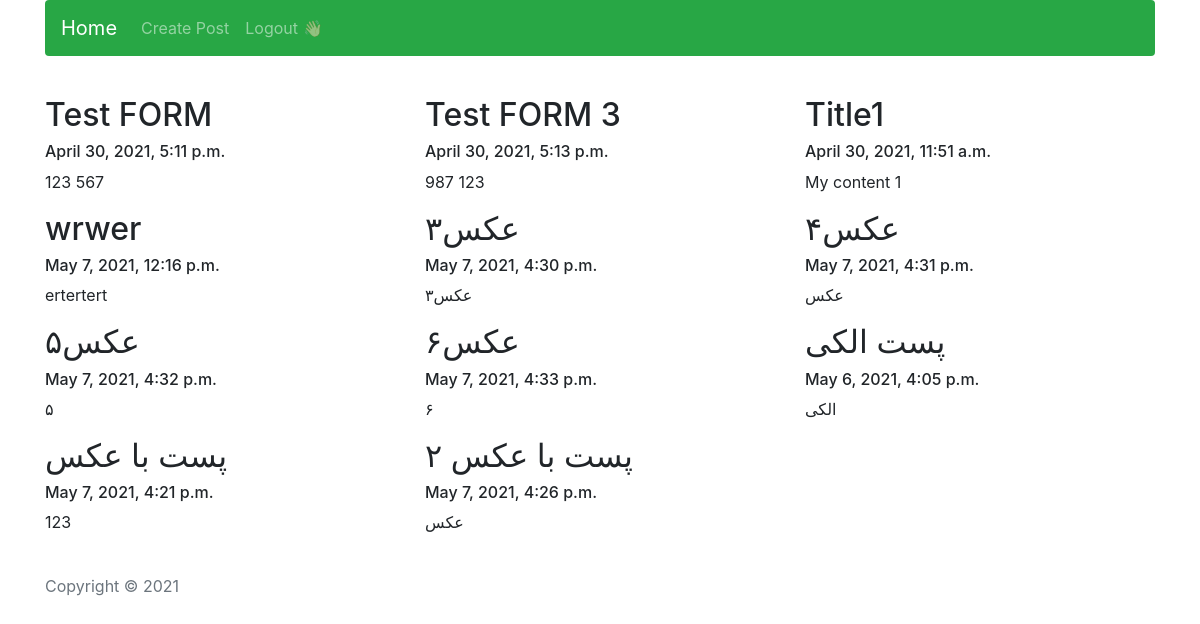
The page /blog/all/ (signed in) on the database its author committed.
### blog/models.py (models this page shows, shortened)
class Post(models.Model):
    created_date = models.DateTimeField(verbose_name='تاریخ ایجاد', auto_now_add=True)
    creator = models.ForeignKey('auth.User', verbose_name='کاربر', on_delete=models.PROTECT)
    content = models.TextField(verbose_name='متن', null=True)
    title = models.CharField(max_length=100, verbose_name='عنوان پست')
    intro_image = models.ImageField(verbose_name='عکس مقدمه پست', blank=True, null=True)
    class Meta:
        ordering = ('title',)
        verbose_name = 'پست'
        verbose_name_plural = 'پست ها'

### blog/views.py (the view)
# urls.py: path('all/', views.show_all_posts, name='show-all-posts'),
def show_all_posts(request):
    my_posts = models.Post.objects.all()
    return render(
        request=request,
        context={
            'my_posts': my_posts,
            'page_title': 'Show all posts'
        },
        template_name='blog/all_posts.html'
    )

### blog/context_processors.py (called while the page is built)
def shared_context(request):
    return {
        'year': datetime.datetime.today().year
    }

### blog/templates/blog/all_posts.html (shortened to what this page needs)
{% extends 'blog/base.html' %}
{% block content %}
    {% for post in my_posts %}
        <div class="col-md-4">
            <h2>{{ post.title }}</h2>
            <h6>{{ post.created_date }}</h6>
            <p>{{ post.content }}</p>
        </div>
    {% endfor %}
{% endblock %}

### rows shown on the page
Post: title "Test FORM", created_date "April 30, 2021, 5:11 p.m.", content "123 567"
Post: title "Test FORM 3", created_date "April 30, 2021, 5:13 p.m.", content "987 123"
Post: title "Title1", created_date "April 30, 2021, 11:51 a.m.", content "My content 1"
Post: title "wrwer", created_date "May 7, 2021, 12:16 p.m.", content "ertertert"
Post: title "عکس۳", created_date "May 7, 2021, 4:30 p.m.", content "عکس۳"
Post: title "عکس۴", created_date "May 7, 2021, 4:31 p.m.", content "عکس"
Post: title "عکس۵", created_date "May 7, 2021, 4:32 p.m.", content "۵"
Post: title "عکس۶", created_date "May 7, 2021, 4:33 p.m.", content "۶"
Post: title "پست الکی", created_date "May 6, 2021, 4:05 p.m.", content "الکی"
Post: title "پست با عکس", created_date "May 7, 2021, 4:21 p.m.", content "123"
Post: title "پست با عکس ۲", created_date "May 7, 2021, 4:26 p.m.", content "عکس"
